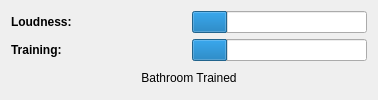
   <widget class="QWidget" name="tabDog">
    <attribute name="title">
     <string>Species Attributes</string>
    </attribute>
    <layout class="QVBoxLayout" name="verticalLayout_9">
     <item>
      <layout class="QHBoxLayout" name="likesTravel_9">
       <item>
        <widget class="QLabel" name="lbLikesTravel_9">
         <property name="minimumSize">
          <size>
           <width>175</width>
           <height>0</height>
          </size>
         </property>
         <property name="font">
          <font>
           <weight>75</weight>
           <bold>true</bold>
          </font>
         </property>
         <property name="text">
          <string>Loudness:</string>
         </property>
        </widget>
       </item>
       <item>
        <widget class="QProgressBar" name="barLoudnessDog">
         <property name="minimumSize">
          <size>
           <width>175</width>
           <height>0</height>
          </size>
         </property>
         <property name="minimum">
          <number>-1</number>
         </property>
         <property name="maximum">
          <number>4</number>
         </property>
         <property name="value">
          <number>0</number>
         </property>
         <property name="textVisible">
          <bool>false</bool>
         </property>
        </widget>
       </item>
      </layout>
     </item>
     <item>
      <layout class="QHBoxLayout" name="likesTravel_10">
       <item>
        <widget class="QLabel" name="lbLikesTravel_10">
         <property name="minimumSize">
          <size>
           <width>175</width>
           <height>0</height>
          </size>
         </property>
         <property name="font">
          <font>
           <weight>75</weight>
           <bold>true</bold>
          </font>
         </property>
         <property name="text">
          <string>Training:</string>
         </property>
        </widget>
       </item>
       <item>
        <widget class="QProgressBar" name="barTrainingDog">
         <property name="minimumSize">
          <size>
           <width>175</width>
           <height>0</height>
          </size>
         </property>
         <property name="minimum">
          <number>-1</number>
         </property>
         <property name="maximum">
          <number>4</number>
         </property>
         <property name="value">
          <number>0</number>
         </property>
         <property name="textVisible">
          <bool>false</bool>
         </property>
        </widget>
       </item>
      </layout>
     </item>
     <item>
      <widget class="QLabel" name="lbBathroomTrained">
       <property name="layoutDirection">
        <enum>Qt::LeftToRight</enum>
       </property>
       <property name="text">
        <string>Bathroom Trained</string>
       </property>
       <property name="alignment">
        <set>Qt::AlignCenter</set>
       </property>
      </widget>
     </item>
    </layout>
   </widget>
